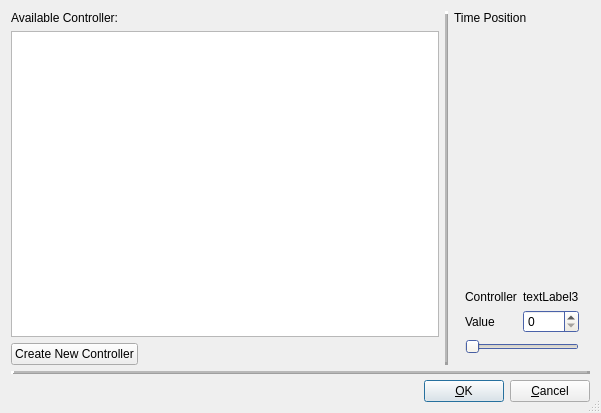
<?xml version="1.0" encoding="UTF-8"?>
<ui version="4.0">
 <class>EditCtrlBase</class>
 <widget class="QDialog" name="EditCtrlBase">
  <property name="geometry">
   <rect>
    <x>0</x>
    <y>0</y>
    <width>601</width>
    <height>413</height>
   </rect>
  </property>
  <property name="windowTitle">
   <string>MusE: Edit Controller Event</string>
  </property>
  <property name="sizeGripEnabled">
   <bool>true</bool>
  </property>
  <layout class="QGridLayout">
   <item row="0" column="3">
    <widget class="QLabel" name="textLabel1">
     <property name="text">
      <string>Time Position</string>
     </property>
     <property name="wordWrap">
      <bool>false</bool>
     </property>
    </widget>
   </item>
   <item row="0" column="0" colspan="2">
    <widget class="QLabel" name="textLabel1_2">
     <property name="text">
      <string>Available Controller:</string>
     </property>
     <property name="wordWrap">
      <bool>false</bool>
     </property>
    </widget>
   </item>
   <item row="2" column="0">
    <widget class="QPushButton" name="buttonNewController">
     <property name="text">
      <string>Create New Controller</string>
     </property>
     <property name="shortcut">
      <string/>
     </property>
     <property name="autoDefault">
      <bool>true</bool>
     </property>
     <property name="default">
      <bool>true</bool>
     </property>
    </widget>
   </item>
   <item row="0" column="4">
    <widget class="Awl::PosEdit" name="timePos"/>
   </item>
   <item row="1" column="3" rowspan="2" colspan="2">
    <widget class="QStackedWidget" name="widgetStack">
     <property name="palette">
      <palette>
       <active>
        <colorrole role="WindowText">
         <brush brushstyle="SolidPattern">
          <color alpha="255">
           <red>0</red>
           <green>0</green>
           <blue>0</blue>
          </color>
         </brush>
        </colorrole>
        <colorrole role="Button">
         <brush brushstyle="SolidPattern">
          <color alpha="255">
           <red>238</red>
           <green>234</green>
           <blue>222</blue>
          </color>
         </brush>
        </colorrole>
        <colorrole role="Light">
         <brush brushstyle="SolidPattern">
          <color alpha="255">
           <red>255</red>
           <green>255</green>
           <blue>255</blue>
          </color>
         </brush>
        </colorrole>
        <colorrole role="Midlight">
         <brush brushstyle="SolidPattern">
          <color alpha="255">
           <red>246</red>
           <green>244</green>
           <blue>238</blue>
          </color>
         </brush>
        </colorrole>
        <colorrole role="Dark">
         <brush brushstyle="SolidPattern">
          <color alpha="255">
           <red>119</red>
           <green>117</green>
           <blue>111</blue>
          </color>
         </brush>
        </colorrole>
        <colorrole role="Mid">
         <brush brushstyle="SolidPattern">
          <color alpha="255">
           <red>158</red>
           <green>155</green>
           <blue>147</blue>
          </color>
         </brush>
        </colorrole>
        <colorrole role="Text">
         <brush brushstyle="SolidPattern">
          <color alpha="255">
           <red>0</red>
           <green>0</green>
           <blue>0</blue>
          </color>
         </brush>
        </colorrole>
        <colorrole role="BrightText">
         <brush brushstyle="SolidPattern">
          <color alpha="255">
           <red>255</red>
           <green>255</green>
           <blue>255</blue>
          </color>
         </brush>
        </colorrole>
        <colorrole role="ButtonText">
         <brush brushstyle="SolidPattern">
          <color alpha="255">
           <red>0</red>
           <green>0</green>
           <blue>0</blue>
          </color>
         </brush>
        </colorrole>
        <colorrole role="Base">
         <brush brushstyle="SolidPattern">
          <color alpha="255">
           <red>255</red>
           <green>255</green>
           <blue>255</blue>
          </color>
         </brush>
        </colorrole>
        <colorrole role="Window">
         <brush brushstyle="SolidPattern">
          <color alpha="255">
           <red>104</red>
           <green>137</green>
           <blue>236</blue>
          </color>
         </brush>
        </colorrole>
        <colorrole role="Shadow">
         <brush brushstyle="SolidPattern">
          <color alpha="255">
           <red>0</red>
           <green>0</green>
           <blue>0</blue>
          </color>
         </brush>
        </colorrole>
        <colorrole role="Highlight">
         <brush brushstyle="SolidPattern">
          <color alpha="255">
           <red>0</red>
           <green>0</green>
           <blue>128</blue>
          </color>
         </brush>
        </colorrole>
        <colorrole role="HighlightedText">
         <brush brushstyle="SolidPattern">
          <color alpha="255">
           <red>255</red>
           <green>255</green>
           <blue>255</blue>
          </color>
         </brush>
        </colorrole>
        <colorrole role="Link">
         <brush brushstyle="SolidPattern">
          <color alpha="255">
           <red>0</red>
           <green>0</green>
           <blue>0</blue>
          </color>
         </brush>
        </colorrole>
        <colorrole role="LinkVisited">
         <brush brushstyle="SolidPattern">
          <color alpha="255">
           <red>0</red>
           <green>0</green>
           <blue>0</blue>
          </color>
         </brush>
        </colorrole>
       </active>
       <inactive>
        <colorrole role="WindowText">
         <brush brushstyle="SolidPattern">
          <color alpha="255">
           <red>0</red>
           <green>0</green>
           <blue>0</blue>
          </color>
         </brush>
        </colorrole>
        <colorrole role="Button">
         <brush brushstyle="SolidPattern">
          <color alpha="255">
           <red>238</red>
           <green>234</green>
           <blue>222</blue>
          </color>
         </brush>
        </colorrole>
        <colorrole role="Light">
         <brush brushstyle="SolidPattern">
          <color alpha="255">
           <red>255</red>
           <green>255</green>
           <blue>255</blue>
          </color>
         </brush>
        </colorrole>
        <colorrole role="Midlight">
         <brush brushstyle="SolidPattern">
          <color alpha="255">
           <red>255</red>
           <green>255</green>
           <blue>255</blue>
          </color>
         </brush>
        </colorrole>
        <colorrole role="Dark">
         <brush brushstyle="SolidPattern">
          <color alpha="255">
           <red>119</red>
           <green>117</green>
           <blue>111</blue>
          </color>
         </brush>
        </colorrole>
        <colorrole role="Mid">
         <brush brushstyle="SolidPattern">
          <color alpha="255">
           <red>158</red>
           <green>155</green>
           <blue>147</blue>
          </color>
         </brush>
        </colorrole>
        <colorrole role="Text">
         <brush brushstyle="SolidPattern">
          <color alpha="255">
           <red>0</red>
           <green>0</green>
           <blue>0</blue>
          </color>
         </brush>
        </colorrole>
        <colorrole role="BrightText">
         <brush brushstyle="SolidPattern">
          <color alpha="255">
           <red>255</red>
           <green>255</green>
           <blue>255</blue>
          </color>
         </brush>
        </colorrole>
        <colorrole role="ButtonText">
         <brush brushstyle="SolidPattern">
          <color alpha="255">
           <red>0</red>
           <green>0</green>
           <blue>0</blue>
          </color>
         </brush>
        </colorrole>
        <colorrole role="Base">
         <brush brushstyle="SolidPattern">
          <color alpha="255">
           <red>255</red>
           <green>255</green>
           <blue>255</blue>
          </color>
         </brush>
        </colorrole>
        <colorrole role="Window">
         <brush brushstyle="SolidPattern">
          <color alpha="255">
           <red>104</red>
           <green>137</green>
           <blue>236</blue>
          </color>
         </brush>
        </colorrole>
        <colorrole role="Shadow">
         <brush brushstyle="SolidPattern">
          <color alpha="255">
           <red>0</red>
           <green>0</green>
           <blue>0</blue>
          </color>
         </brush>
        </colorrole>
        <colorrole role="Highlight">
         <brush brushstyle="SolidPattern">
          <color alpha="255">
           <red>0</red>
           <green>0</green>
           <blue>128</blue>
          </color>
         </brush>
        </colorrole>
        <colorrole role="HighlightedText">
         <brush brushstyle="SolidPattern">
          <color alpha="255">
           <red>255</red>
           <green>255</green>
           <blue>255</blue>
          </color>
         </brush>
        </colorrole>
        <colorrole role="Link">
         <brush brushstyle="SolidPattern">
          <color alpha="255">
           <red>0</red>
           <green>0</green>
           <blue>192</blue>
          </color>
         </brush>
        </colorrole>
        <colorrole role="LinkVisited">
         <brush brushstyle="SolidPattern">
          <color alpha="255">
           <red>128</red>
           <green>0</green>
           <blue>128</blue>
          </color>
         </brush>
        </colorrole>
       </inactive>
       <disabled>
        <colorrole role="WindowText">
         <brush brushstyle="SolidPattern">
          <color alpha="255">
           <red>128</red>
           <green>128</green>
           <blue>128</blue>
          </color>
         </brush>
        </colorrole>
        <colorrole role="Button">
         <brush brushstyle="SolidPattern">
          <color alpha="255">
           <red>238</red>
           <green>234</green>
           <blue>222</blue>
          </color>
         </brush>
        </colorrole>
        <colorrole role="Light">
         <brush brushstyle="SolidPattern">
          <color alpha="255">
           <red>255</red>
           <green>255</green>
           <blue>255</blue>
          </color>
         </brush>
        </colorrole>
        <colorrole role="Midlight">
         <brush brushstyle="SolidPattern">
          <color alpha="255">
           <red>255</red>
           <green>255</green>
           <blue>255</blue>
          </color>
         </brush>
        </colorrole>
        <colorrole role="Dark">
         <brush brushstyle="SolidPattern">
          <color alpha="255">
           <red>119</red>
           <green>117</green>
           <blue>111</blue>
          </color>
         </brush>
        </colorrole>
        <colorrole role="Mid">
         <brush brushstyle="SolidPattern">
          <color alpha="255">
           <red>158</red>
           <green>155</green>
           <blue>147</blue>
          </color>
         </brush>
        </colorrole>
        <colorrole role="Text">
         <brush brushstyle="SolidPattern">
          <color alpha="255">
           <red>128</red>
           <green>128</green>
           <blue>128</blue>
          </color>
         </brush>
        </colorrole>
        <colorrole role="BrightText">
         <brush brushstyle="SolidPattern">
          <color alpha="255">
           <red>255</red>
           <green>255</green>
           <blue>255</blue>
          </color>
         </brush>
        </colorrole>
        <colorrole role="ButtonText">
         <brush brushstyle="SolidPattern">
          <color alpha="255">
           <red>128</red>
           <green>128</green>
           <blue>128</blue>
          </color>
         </brush>
        </colorrole>
        <colorrole role="Base">
         <brush brushstyle="SolidPattern">
          <color alpha="255">
           <red>255</red>
           <green>255</green>
           <blue>255</blue>
          </color>
         </brush>
        </colorrole>
        <colorrole role="Window">
         <brush brushstyle="SolidPattern">
          <color alpha="255">
           <red>104</red>
           <green>137</green>
           <blue>236</blue>
          </color>
         </brush>
        </colorrole>
        <colorrole role="Shadow">
         <brush brushstyle="SolidPattern">
          <color alpha="255">
           <red>0</red>
           <green>0</green>
           <blue>0</blue>
          </color>
         </brush>
        </colorrole>
        <colorrole role="Highlight">
         <brush brushstyle="SolidPattern">
          <color alpha="255">
           <red>0</red>
           <green>0</green>
           <blue>128</blue>
          </color>
         </brush>
        </colorrole>
        <colorrole role="HighlightedText">
         <brush brushstyle="SolidPattern">
          <color alpha="255">
           <red>255</red>
           <green>255</green>
           <blue>255</blue>
          </color>
         </brush>
        </colorrole>
        <colorrole role="Link">
         <brush brushstyle="SolidPattern">
          <color alpha="255">
           <red>0</red>
           <green>0</green>
           <blue>192</blue>
          </color>
         </brush>
        </colorrole>
        <colorrole role="LinkVisited">
         <brush brushstyle="SolidPattern">
          <color alpha="255">
           <red>128</red>
           <green>0</green>
           <blue>128</blue>
          </color>
         </brush>
        </colorrole>
       </disabled>
      </palette>
     </property>
     <widget class="QWidget" name="WStackPage">
      <property name="geometry">
       <rect>
        <x>0</x>
        <y>0</y>
        <width>140</width>
        <height>349</height>
       </rect>
      </property>
      <layout class="QGridLayout">
       <item row="3" column="0" colspan="2">
        <widget class="QSlider" name="valSlider">
         <property name="maximum">
          <number>127</number>
         </property>
         <property name="orientation">
          <enum>Qt::Horizontal</enum>
         </property>
        </widget>
       </item>
       <item row="1" column="1">
        <widget class="QLabel" name="controllerName">
         <property name="frameShadow">
          <enum>QFrame::Sunken</enum>
         </property>
         <property name="text">
          <string>textLabel3</string>
         </property>
         <property name="wordWrap">
          <bool>false</bool>
         </property>
        </widget>
       </item>
       <item row="2" column="0">
        <widget class="QLabel" name="textLabel4">
         <property name="text">
          <string>Value</string>
         </property>
         <property name="wordWrap">
          <bool>false</bool>
         </property>
        </widget>
       </item>
       <item row="1" column="0">
        <widget class="QLabel" name="textLabel2">
         <property name="text">
          <string>Controller</string>
         </property>
         <property name="wordWrap">
          <bool>false</bool>
         </property>
        </widget>
       </item>
       <item row="2" column="1">
        <widget class="QSpinBox" name="valSpinBox">
         <property name="maximum">
          <number>127</number>
         </property>
        </widget>
       </item>
       <item row="0" column="1">
        <spacer name="spacer2">
         <property name="orientation">
          <enum>Qt::Vertical</enum>
         </property>
         <property name="sizeType">
          <enum>QSizePolicy::Expanding</enum>
         </property>
         <property name="sizeHint" stdset="0">
          <size>
           <width>20</width>
           <height>40</height>
          </size>
         </property>
        </spacer>
       </item>
      </layout>
     </widget>
     <widget class="QWidget" name="WStackPage2">
      <property name="geometry">
       <rect>
        <x>0</x>
        <y>0</y>
        <width>100</width>
        <height>30</height>
       </rect>
      </property>
      <layout class="QGridLayout">
       <item row="2" column="0">
        <widget class="QLabel" name="textLabel2_2">
         <property name="text">
          <string>H-Bank</string>
         </property>
         <property name="wordWrap">
          <bool>false</bool>
         </property>
        </widget>
       </item>
       <item row="3" column="0">
        <widget class="QLabel" name="textLabel3">
         <property name="text">
          <string>L-Bank</string>
         </property>
         <property name="wordWrap">
          <bool>false</bool>
         </property>
        </widget>
       </item>
       <item row="4" column="0">
        <widget class="QLabel" name="textLabel4_2">
         <property name="text">
          <string>Program</string>
         </property>
         <property name="wordWrap">
          <bool>false</bool>
         </property>
        </widget>
       </item>
       <item row="2" column="1">
        <widget class="QSpinBox" name="hbank">
         <property name="specialValueText">
          <string>off</string>
         </property>
         <property name="minimum">
          <number>0</number>
         </property>
         <property name="maximum">
          <number>128</number>
         </property>
         <property name="value">
          <number>0</number>
         </property>
        </widget>
       </item>
       <item row="3" column="1">
        <widget class="QSpinBox" name="lbank">
         <property name="specialValueText">
          <string>off</string>
         </property>
         <property name="minimum">
          <number>0</number>
         </property>
         <property name="maximum">
          <number>128</number>
         </property>
         <property name="value">
          <number>0</number>
         </property>
        </widget>
       </item>
       <item row="4" column="1">
        <widget class="QSpinBox" name="program">
         <property name="minimum">
          <number>1</number>
         </property>
         <property name="maximum">
          <number>128</number>
         </property>
        </widget>
       </item>
       <item row="0" column="0" colspan="2">
        <spacer name="spacer4">
         <property name="orientation">
          <enum>Qt::Vertical</enum>
         </property>
         <property name="sizeType">
          <enum>QSizePolicy::Expanding</enum>
         </property>
         <property name="sizeHint" stdset="0">
          <size>
           <width>20</width>
           <height>140</height>
          </size>
         </property>
        </spacer>
       </item>
       <item row="1" column="0" colspan="2">
        <widget class="QPushButton" name="patchName">
         <property name="text">
          <string>pushButton4</string>
         </property>
        </widget>
       </item>
      </layout>
     </widget>
    </widget>
   </item>
   <item row="4" column="0" colspan="5">
    <layout class="QHBoxLayout">
     <property name="spacing">
      <number>6</number>
     </property>
     <property name="margin">
      <number>0</number>
     </property>
     <item>
      <spacer name="Horizontal Spacing2">
       <property name="orientation">
        <enum>Qt::Horizontal</enum>
       </property>
       <property name="sizeType">
        <enum>QSizePolicy::Expanding</enum>
       </property>
       <property name="sizeHint" stdset="0">
        <size>
         <width>20</width>
         <height>20</height>
        </size>
       </property>
      </spacer>
     </item>
     <item>
      <widget class="QPushButton" name="buttonOk">
       <property name="text">
        <string>&amp;OK</string>
       </property>
       <property name="shortcut">
        <string/>
       </property>
       <property name="autoDefault">
        <bool>true</bool>
       </property>
       <property name="default">
        <bool>true</bool>
       </property>
      </widget>
     </item>
     <item>
      <widget class="QPushButton" name="buttonCancel">
       <property name="text">
        <string>&amp;Cancel</string>
       </property>
       <property name="shortcut">
        <string/>
       </property>
       <property name="autoDefault">
        <bool>true</bool>
       </property>
      </widget>
     </item>
    </layout>
   </item>
   <item row="3" column="0" colspan="5">
    <widget class="Line" name="line1">
     <property name="frameShape">
      <enum>QFrame::HLine</enum>
     </property>
     <property name="frameShadow">
      <enum>QFrame::Raised</enum>
     </property>
     <property name="lineWidth">
      <number>3</number>
     </property>
     <property name="midLineWidth">
      <number>2</number>
     </property>
    </widget>
   </item>
   <item row="1" column="0" colspan="2">
    <widget class="QListWidget" name="ctrlList">
    </widget>
   </item>
   <item row="2" column="1">
    <spacer name="spacer3">
     <property name="orientation">
      <enum>Qt::Horizontal</enum>
     </property>
     <property name="sizeType">
      <enum>QSizePolicy::Expanding</enum>
     </property>
     <property name="sizeHint" stdset="0">
      <size>
       <width>60</width>
       <height>20</height>
      </size>
     </property>
    </spacer>
   </item>
   <item row="0" column="2" rowspan="3">
    <widget class="Line" name="line2">
     <property name="frameShape">
      <enum>QFrame::VLine</enum>
     </property>
     <property name="frameShadow">
      <enum>QFrame::Raised</enum>
     </property>
     <property name="lineWidth">
      <number>3</number>
     </property>
     <property name="midLineWidth">
      <number>2</number>
     </property>
    </widget>
   </item>
  </layout>
 </widget>
 <layoutdefault spacing="6" margin="11"/>
 <pixmapfunction>qPixmapFromMimeSource</pixmapfunction>
 <customwidgets>
  <customwidget>
   <class>Awl::PosEdit</class>
   <extends>QWidget</extends>
   <header>awl/posedit.h</header>
   <container>0</container>
  </customwidget>
 </customwidgets>
 <resources/>
 <connections>
  <connection>
   <sender>buttonOk</sender>
   <signal>clicked()</signal>
   <receiver>MyDialog</receiver>
   <slot>accept()</slot>
   <hints>
    <hint type="sourcelabel">
     <x>20</x>
     <y>20</y>
    </hint>
    <hint type="destinationlabel">
     <x>20</x>
     <y>20</y>
    </hint>
   </hints>
  </connection>
  <connection>
   <sender>buttonCancel</sender>
   <signal>clicked()</signal>
   <receiver>MyDialog</receiver>
   <slot>reject()</slot>
   <hints>
    <hint type="sourcelabel">
     <x>20</x>
     <y>20</y>
    </hint>
    <hint type="destinationlabel">
     <x>20</x>
     <y>20</y>
    </hint>
   </hints>
  </connection>
  <connection>
   <sender>valSlider</sender>
   <signal>valueChanged(int)</signal>
   <receiver>valSpinBox</receiver>
   <slot>setValue(int)</slot>
   <hints>
    <hint type="sourcelabel">
     <x>20</x>
     <y>20</y>
    </hint>
    <hint type="destinationlabel">
     <x>20</x>
     <y>20</y>
    </hint>
   </hints>
  </connection>
  <connection>
   <sender>valSpinBox</sender>
   <signal>valueChanged(int)</signal>
   <receiver>valSlider</receiver>
   <slot>setValue(int)</slot>
   <hints>
    <hint type="sourcelabel">
     <x>20</x>
     <y>20</y>
    </hint>
    <hint type="destinationlabel">
     <x>20</x>
     <y>20</y>
    </hint>
   </hints>
  </connection>
 </connections>
</ui>
